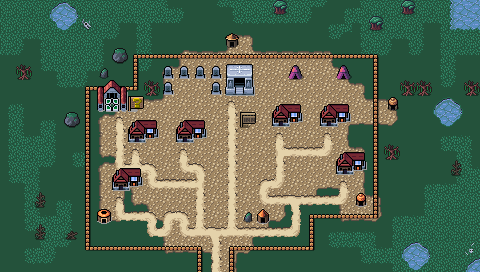

The image is a tile-based game level rendered from a .tmx file. Its description and source (layers, tilesets, objects; grid data summarised) follow:
An orthogonal 30x17 tile map with 16x16 px tiles, 4 tile layers (Background, Ground, Foreground, AboveSprites), 3 tilesets and 13 objects.

<map version="1.10" tiledversion="1.10.1" orientation="orthogonal" renderorder="right-down" width="30" height="17" tilewidth="16" tileheight="16" infinite="0" nextlayerid="6" nextobjectid="53">
 <editorsettings>
  <export target="wastetown..tmx" format="tmx" />
 </editorsettings>
 <tileset firstgid="1" source="../../tileset/main.tsx" />
 <tileset firstgid="10113" source="../../tileset/buildings.tsx" />
 <tileset firstgid="11905" source="../../tileset/buildings-nocollide.tsx" />
 <layer id="1" name="Background" width="30" height="17">
  <data>[510 cells, 510 non-empty, 1 distinct tile ids]</data>
 </layer>
 <layer id="2" name="Ground" width="30" height="17">
  <data>[510 cells, 398 non-empty, 43 distinct tile ids]</data>
 </layer>
 <layer id="3" name="Foreground" width="30" height="17">
  <properties>
   <property name="spriteLayer" type="bool" value="true" />
  </properties>
  <data>[510 cells, 156 non-empty, 35 distinct tile ids]</data>
 </layer>
 <layer id="5" name="AboveSprites" width="30" height="17">
  <data>[510 cells, 25 non-empty, 13 distinct tile ids]</data>
 </layer>
 <objectgroup id="4" name="Objects">
  <object id="38" template="../../obj/entry_up.tx" x="208" y="272" />
  <object id="41" template="../../obj/shop.tx" x="129" y="146">
   <properties>
    <property name="commonShopList" value="BoosterPackShop,AlphaBoosterPackShop,BetaBoosterPackShop,GammaBoosterPackShop,DeltaBoosterPackShop,BlackBoosterPackShop,Vampire,Zombie,Skeleton,Demon,     Knight4Black,Rogue4Black,Sliver2Black" />
    <property name="mythicShopList" value="Planeswalker,WUBRG,Vehicle,Artifact,Equip,Wand" />
    <property name="rareShopList" value="Dimir,Rakdos,Orzhov,Golgari,Multicolor,Land4Black,Creature6Black,PhyrexianBlack" />
    <property name="uncommonShopList" value="Creature2Black,Creature,Black,Horrors,Insects,Spiders,Faerie,Rogue" />
   </properties>
  </object>
  <object id="42" template="../../obj/shop.tx" x="177" y="145">
   <properties>
    <property name="commonShopList" value="Vampire,Zombie,Skeleton,Demon,Knight4Black,Rogue4Black,Sliver2Black" />
    <property name="mythicShopList" value="Planeswalker,WUBRG,Vehicle,Artifact,Equip,Wand" />
    <property name="rareShopList" value="Dimir,Rakdos,Orzhov,Golgari,Multicolor,Land4Black,Creature6Black,PhyrexianBlack" />
    <property name="uncommonShopList" value="Creature2Black,Creature,Black,Horrors,Insects,Spiders,Faerie,Rogue" />
   </properties>
  </object>
  <object id="43" template="../../obj/shop.tx" x="321" y="129">
   <properties>
    <property name="commonShopList" value="Vampire,Zombie,Skeleton,Demon,Knight4Black,Rogue4Black,Sliver2Black" />
    <property name="mythicShopList" value="Planeswalker,WUBRG,Vehicle,Artifact,Equip,Wand" />
    <property name="rareShopList" value="Dimir,Rakdos,Orzhov,Golgari,Multicolor,Land4Black,Creature6Black,PhyrexianBlack" />
    <property name="uncommonShopList" value="Creature2Black,Creature,Black,Horrors,Insects,Spiders,Faerie,Rogue" />
   </properties>
  </object>
  <object id="44" template="../../obj/shop.tx" x="114" y="194">
   <properties>
    <property name="commonShopList" value="Vampire,Zombie,Skeleton,Demon,Knight4Black,Rogue4Black,Sliver2Black" />
    <property name="mythicShopList" value="Planeswalker,WUBRG,Vehicle,Artifact,Equip,Wand" />
    <property name="rareShopList" value="Dimir,Rakdos,Orzhov,Golgari,Multicolor,Land4Black,Creature6Black,PhyrexianBlack" />
    <property name="uncommonShopList" value="Creature2Black,Creature,Black,Horrors,Insects,Spiders,Faerie,Rogue" />
   </properties>
  </object>
  <object id="45" template="../../obj/shop.tx" x="273" y="130">
   <properties>
    <property name="commonShopList" value="Vampire,Zombie,Skeleton,Demon,Knight4Black,Rogue4Black,Sliver2Black" />
    <property name="mythicShopList" value="Planeswalker,WUBRG,Vehicle,Artifact,Equip,Wand" />
    <property name="rareShopList" value="Dimir,Rakdos,Orzhov,Golgari,Multicolor,Land4Black,Creature6Black,PhyrexianBlack" />
        <property name="uncommonShopList" value="Creature2Black,Creature,Black,Horrors,Insects,Spiders,Faerie,Rogue" />
   </properties>
  </object>
  <object id="46" template="../../obj/shop.tx" x="337" y="177">
   <properties>
    <property name="commonShopList" value="Vampire,Zombie,Skeleton,Demon,Knight4Black,Rogue4Black,Sliver2Black" />
    <property name="mythicShopList" value="Planeswalker,WUBRG,Vehicle,Artifact,Equip,Wand" />
    <property name="rareShopList" value="Dimir,Rakdos,Orzhov,Golgari,Multicolor,Land4Black,Creature6Black,PhyrexianBlack" />
    <property name="uncommonShopList" value="Creature2Black,Creature,Black,Horrors,Insects,Spiders,Faerie,Rogue" />
   </properties>
  </object>
  <object id="47" template="../../obj/inn.tx" x="230" y="98" />
  <object id="48" template="../../obj/shop.tx" x="336" y="80">
   <properties>
    <property name="commonShopList" value="Swamp" />
    <property name="noRestock" type="bool" value="true" />
   </properties>
  </object>
  <object id="49" template="../../obj/quest.tx" x="95" y="114" width="36" height="16">
   <properties>
    <property name="questtype" value="swamp_town_tribal" />
   </properties>
  </object>
  <object id="50" template="../../obj/shardtrader.tx" x="288" y="82" />
  <object id="51" template="../../obj/shop.tx" x="167" y="88">
   <properties>
    <property name="commonShopList" value="Vampire,Zombie,Skeleton,Demon,Knight4Black,Rogue4Black,Sliver2Black" />
    <property name="mythicShopList" value="Planeswalker,WUBRG,Vehicle,Artifact,Equip,Wand" />
    <property name="rareShopList" value="Dimir,Rakdos,Orzhov,Golgari,Multicolor,Land4Black,Creature6Black,PhyrexianBlack" />
    <property name="signXOffset" type="float" value="4" />
    <property name="uncommonShopList" value="Creature2Black,Creature,Black" />
   </properties>
  </object>
  <object id="52" template="../../obj/shop.tx" x="201" y="88">
   <properties>
    <property name="commonShopList" value="Vampire,Zombie,Skeleton,Demon,Knight4Black,Rogue4Black,Sliver2Black" />
    <property name="mythicShopList" value="Planeswalker,WUBRG,Vehicle,Artifact,Equip,Wand" />
    <property name="rareShopList" value="Dimir,Rakdos,Orzhov,Golgari,Multicolor,Land4Black,Creature6Black,PhyrexianBlack" />
    <property name="signXOffset" type="float" value="-4" />
    <property name="uncommonShopList" value="Creature2Black,Creature,Black" />
   </properties>
  </object>
 </objectgroup>
</map>
